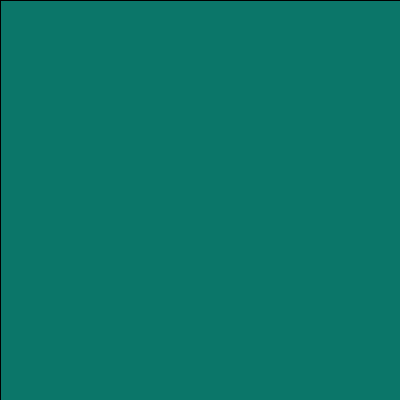
Frame 1 (no input)
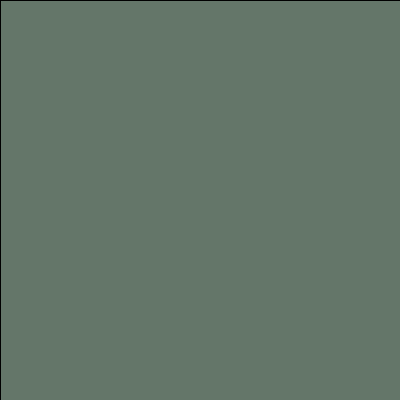
Frame 60 (the mouse pressed at the canvas centre just before this capture)
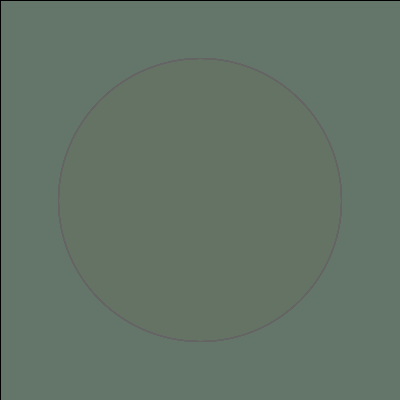
Frame 120 (the mouse held since frame 60 and released just before this capture)

The Processing sketch that drew these frames (run headless with seeded random() and noise(); from frame 60 on, the mouse is pressed at the canvas centre):

// Processing sketch: processing_135210
// ── processing_135210.pde

float vel = 9; // declara la variable
void setup(){
size(400,400); // tamaño de la ventana
background(7,118,105);
}
 
void draw(){
fill(105,9);
rect(0,0,width,height);
fill(random(19),random(140),random(98));
vel = dist(mouseX,mouseY,pmouseX,pmouseY); // calcula la velocidad del cursor y la graba en la variable
println(vel); // escribe la velocidad en la pantalla negra
ellipse(mouseX,mouseY,vel,vel); // elipses que siguen al cursor y con tamaño dependiendo de la velocidad
}

  
  
